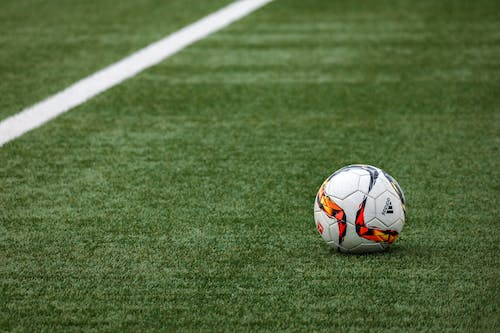
#> input picture Computer Vision/In class practice/circleDetection/img2.jpeg, 500 x 333 px
$ python main.py
#> lines starting #> are read from the running program, lines starting #| are printed output that depends on the picture; after the words box and inside, x2 and y2 are one past the last pixel; in counts of white or black regions, pixels touching at a corner belong together
import numpy as np
import matplotlib.pyplot as plt
import cv2 as cv

from skimage import color
from skimage.transform import hough_circle, hough_circle_peaks
from skimage.feature import canny
from skimage.draw import circle_perimeter


# Load picture and detect edges
image = cv.imread('img2.jpeg', cv.IMREAD_GRAYSCALE)
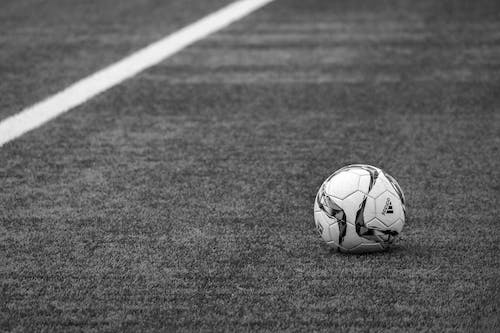
#> image: shape (333, 500); min 0, max 255, mean 96.7
edges = canny(image, sigma=3, low_threshold=10, high_threshold=50)
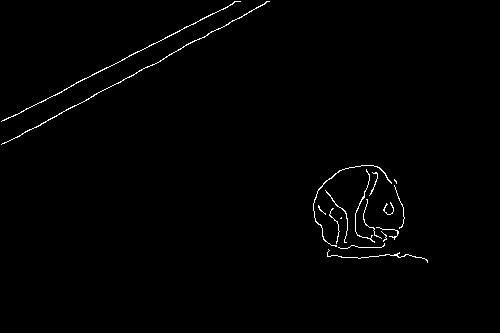
#> edges: shape (333, 500) bool; 0.9% white in thin lines or dots, all inside (x1, y1, x2, y2) = (1, 1, 428, 263)


# Detect two radii
hough_radii = np.arange(45, 250, 2)
print(hough_radii)
hough_res = hough_circle(edges, hough_radii)

# Select the most prominent 3 circles
accums, cx, cy, radii = hough_circle_peaks(hough_res, hough_radii,
                                           total_num_peaks=3)
#> accums = [0.292, 0.224, 0.221]; cx = [357, 360, 361]; cy = [213, 213, 215]; radii = [45, 47, 49]

# Draw them
fig, ax = plt.subplots(ncols=1, nrows=1, figsize=(10, 4))
image = color.gray2rgb(image)
#> image: shape (333, 500, 3)
for center_y, center_x, radius in zip(cy, cx, radii):
    circy, circx = circle_perimeter(center_y, center_x, radius,
                                    shape=image.shape)
    image[circy, circx] = (220, 20, 20)
#> this loop made 3 passes
#> (center_y, center_x, radius) on passes 1 to 3: (213, 357, 45), (213, 360, 47), (215, 361, 49)
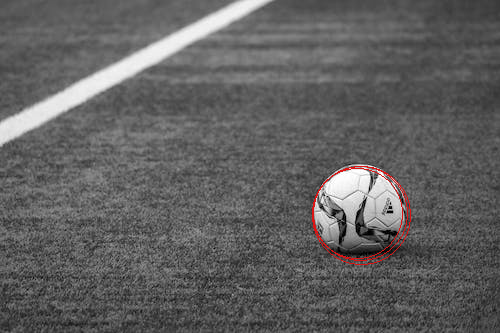
#> image: shape (333, 500, 3); mean R, G, B 97.1, 96.3, 96.3

ax.imshow(image, cmap=plt.cm.gray)
plt.show()
